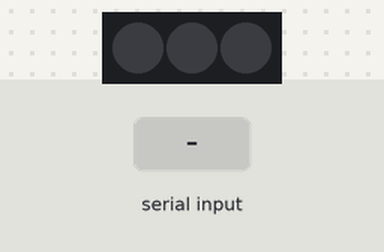
The sketch below on a simulated Arduino Uno, built with avr-gcc and run on an emulated ATmega328P. On the bench: 3 RGB LEDs in strip order, left to right. The inputs (shaded band) are chosen by the test bench. Dim RGB values are drawn brighter than linear.

Above: at 1.2 s.
1.3 s: "90,45,200\n" received over Serial
At 2.1 s:
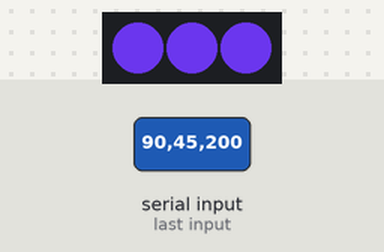
2.8 s: "30,150,10\n" received over Serial
At 3.2 s:
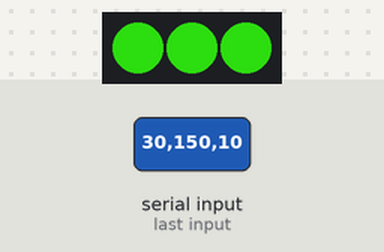
4.3 s: "1,90,45\n" received over Serial
At 5.5 s:
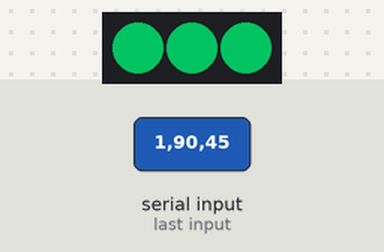
Timing chart, 0 to 7.3 s (numbered marks = the images above; inputs shaded):
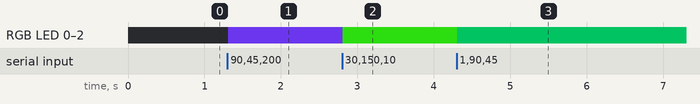

The sketch:

rgb_isadora.ino
```cpp
#include <Adafruit_NeoPixel.h> // include neopixel library

#define PIN 12 // Which pin on the Arduino is connected to the NeoPixels?
#define NUMPIXELS 3 // How many NeoPixels are attached to the Arduino?

// When we setup the NeoPixel library, we tell it how many pixels, and which pin to use to send signals.
Adafruit_NeoPixel pixels = Adafruit_NeoPixel(NUMPIXELS, PIN, NEO_GRB + NEO_KHZ800);

int val;
// runs when you turn on the Flora
void setup() {
  Serial.begin(9600);       // start serial communication at 9600bps
  pixels.begin(); // This initializes the NeoPixel library.
}

void loop() {
while (Serial.available() > 0) {
       // if data is available to read
    int red = Serial.parseInt();           // read it and store it in 'val'
    int green = Serial.parseInt();
    int blue = Serial.parseInt();

    if (Serial.read()== '\n') {
      red = constrain(red, 0, 255);
      green = constrain(green, 0, 255);
      blue = constrain(blue, 0, 255);

    for (int i = 0; i < NUMPIXELS; i++) {
      pixels.setPixelColor(i, pixels.Color(red, green, blue));
      pixels.show();

    }
   }
  }
}
```

Measured:
- after the input at 1.3 s, RGB LED 0–2: off → RGB(90, 45, 200) at once
- after the input at 2.8 s, RGB LED 0–2: RGB(90, 45, 200) → RGB(30, 150, 10) at once
- after the input at 4.3 s, RGB LED 0–2: RGB(30, 150, 10) → RGB(1, 90, 45) at once
